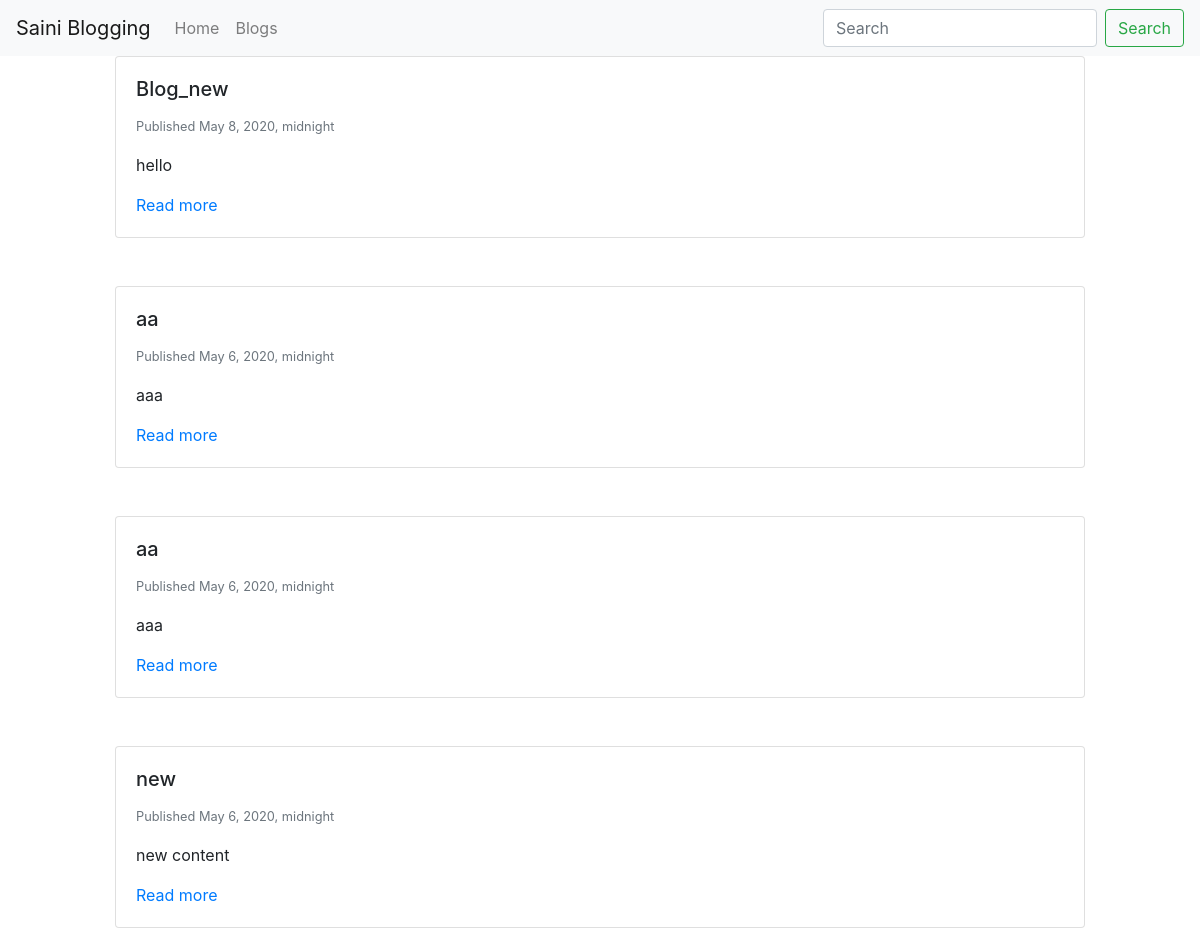
/blog/ (upper part), run on an earlier commit of the app's database.
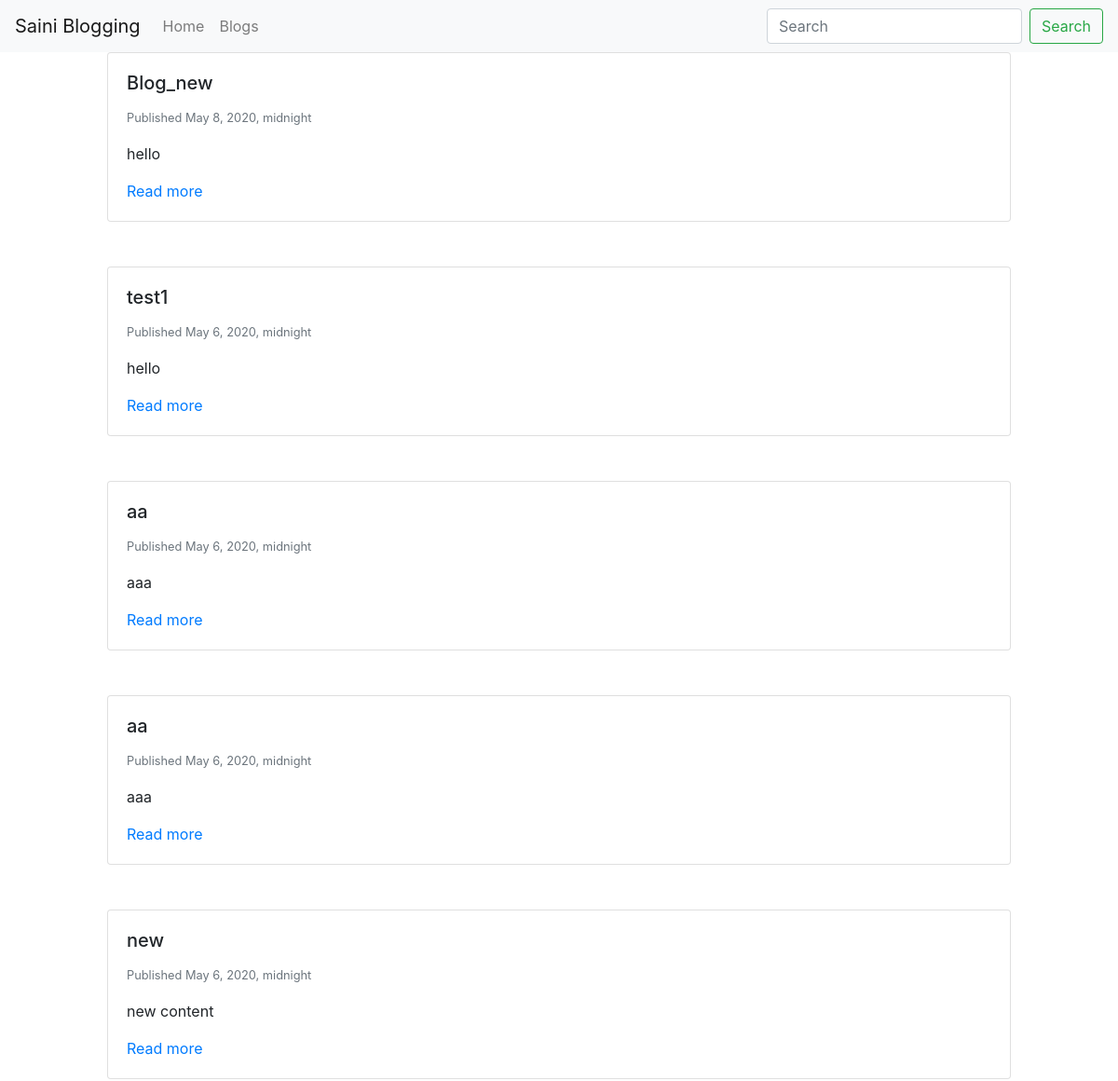
And on a later commit of the database.
### blog/models.py (models this page shows, shortened)
class BlogPost(models.Model):
	user = models.ForeignKey(User, default=1, on_delete=models.SET_NULL, null = True)
	slug = models.SlugField(unique=True)
	title = models.CharField(max_length=120)
	content = models.TextField(null=True, blank=True)
	image = models.ImageField(upload_to='image/',blank=True, null=True)
	publish_date = models.DateTimeField(auto_now=False,auto_now_add=False,null=True,blank=True)
	timestamp = models.DateTimeField(auto_now_add=True)
	updated = models.DateTimeField(auto_now=True)
	objects = BlogPostManager()
	class Meta:
		ordering=['-publish_date','-updated','-timestamp']
	def get_absolute_url(self):
		return f"/blog/{self.slug}"

### blog/views.py (the view)
# urls.py: path('', blog_list_view),
def blog_list_view(request):
	qs = BlogPost.objects.all().published()		# queryset
	if request.user.is_authenticated:
		my_qs = BlogPost.objects.filter(user=request.user)
		qs = (qs | my_qs).distinct()
	template = 'blog/list.html'
	context = {'object_list':qs}
	return render(request,template,context)

### blog/models.py (called while the page is built)
	def published(self):
		now = timezone.now()
		return self.filter(publish_date__lte=now)

	def get_queryset(self):
		return BlogPostQuerySet(self.model, using=self._db)

### blog/templates/blog/list.html
{% extends "base.html" %}
{% block content %}
<div class="row">
	{% for object in object_list %}
		{% include 'blog/inline.html' with blog_post=object truncate=True %}
	{% endfor %}
</div>
{% endblock %}

### blog/templates/blog/inline.html (shortened to what this page needs)
<div class="col-12 col-md-10 mb-5 mx-auto">
<div class="card {% if not blog_post.publish_date %} border border-warning text-dark {% endif %}">
	<div class="card-body">
		<h5 class="card-title">{{blog_post.title}}</h5>
			<small class="text-muted">Published {{blog_post.publish_date}}</small>
		{% if truncate %}
			<p class="card-text">{{blog_post.content|linebreaks|truncatewords:30 }}</p>
		{% else %}
			<p class="card-text">{{blog_post.content|linebreaks }}</p>
		{% endif %}
		{% if not detail %}
			<a href="{{blog_post.get_absolute_url}}">Read more</a>
		{% endif %}
	</div>
</div>
</div>

What changed in the data, as far as the page shows it:
added BlogPost: title "test1", publish_date "May 6, 2020, midnight", content "hello"
